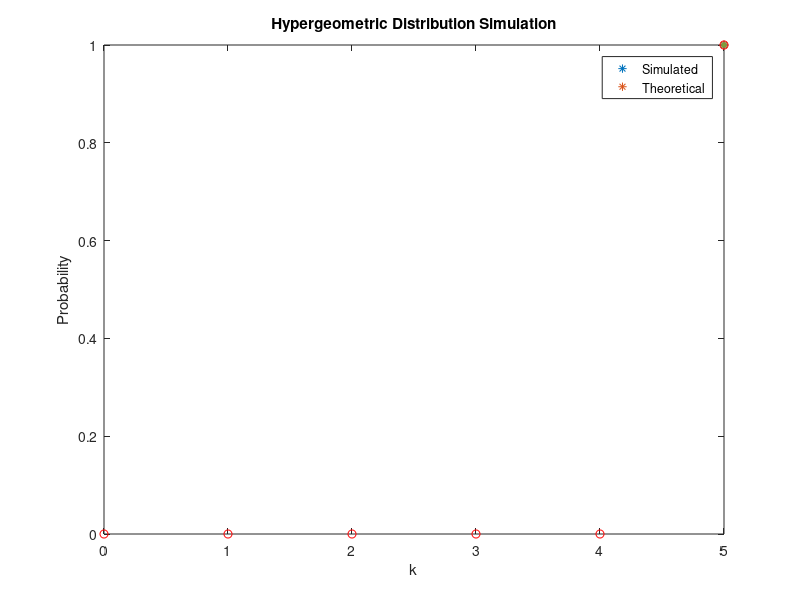

The MATLAB source for this figure:
% rand(size) produces random values that are uniformly distributed over the interval (0, 1).
% randn(size) produces values that follow a Gaussian distribution (bell-shaped curve).
% randi([low, high], size) produces random integers

                %lab4 ex2
% Using a U(0, 1) (standard Uniform) random number generator, generate the common discrete probability distributions:
          #rand

%a. Bernoulli Distribution Bern(p), with parameter p ∈ (0, 1): X( 0 1; 1−p p )
N=input("N= "); #nr of simulations
p=input("probability between 0, 1: ");
U=rand(1, N); #generates n random nr in a uniform distr
X=(U < p);  %creates a logical array (X)
            %where each element is true if the corresponding element in U is less than p, and false otherwise. Essen
U_X=[0 1];  %a vector U_X containing the possible outcomes
n_X=hist(X, length(U_X)); % uses the hist function to calculate the number of occurrences of each outcome in X
rel_freq=n_X/N; %calculates the relative frequencies of each outcome by dividing the counts in n_X by the total number of trials N



%b.  Binomial Distribution Bino(p), with parameters n ∈ IN, p ∈ (0, 1): X
n=input("n= ");#nr of trials
p=input("p= ");#prob of success
N=input("N= ");#nr of simulations
U=rand(n, N); #generates N sets of n random trials
X=sum(U<p);   #counts the nr of successes in each set
k=0:N;
p_k=binopdf(k, N, p); #the theoretical probability mass function
U_X=unique(X);
n_X=hist(X, length(U_X));
rel_freq=n_X/N  #tells you how many of each did you get out of all data -> asta se face cu stelute
clf
plot(U_X, rel_freq, '*', k, p_k, 'ro')



%c. Geometric Distribution Geo(p), with parameter p ∈ (0, 1): X(k; pq^k)k∈IN
p=input("prob of success: ");
N=input("nr of simulations: ");
X=zeros(1, N);  #line vector with N entrys which contains 0
for i=1:N
  X(i)=0;
  while rand>=p #counts the nr of trials needed to achieve a success
    X(i)=X(i)+1;  #in this case success is considered a fail ca ii mai mare ca prob dar ok
  endwhile
endfor
k=0:20;     #represents the possible values of the random variable in the context of a geometric distribution.
            #un vector de la 0 la 20
p_k=geopdf(k, p); #calc the probability mass function (PMF) values for each value in the vector k for a geometric distribution with parameter p
U_X=unique(X);  # a vector containing the counts of occurrences of each unique value in X
n_X=hist(X, length(U_X));
rel_freq=n_X/N  #tells you how many of each did you get out of all data -> asta se face cu stelute
clf
plot(U_X, rel_freq, '*', k, p_k, 'ro')  #circle theoretical, starts are simulated



% d. Pascal Distribution NB(n, p) with parameters n ∈ IN, p ∈ (0, 1): X
n = input("Number of successes n: ");
p = input("Probability of success p: ");
N = input("Number of simulations: ");
X = zeros(1, N);
for i = 1:N       #This loop performs N simulations of a Pascal distribution
    successes = 0;
    trials = 0;     #In each simulation, it keeps generating random trials (using rand)
    while successes < n   #until it accumulates n successes
        if rand <= p
            successes = successes + 1;
        end
        trials = trials + 1;
    end
    X(i) = trials;  #The total number of trials needed for n successes is stored in the vector X for each simulation
end

k = 0:max(X);
p_k = nbinpdf(k, n, p);
U_X = unique(X);
n_X = hist(X, length(U_X));
rel_freq = n_X / N;
clf
plot(U_X, rel_freq, '*', k, p_k, 'ro')  % Circle for theoretical, stars for simulated
xlabel('k');
ylabel('Probability');
title('Pascal (Negative Binomial) Distribution Simulation');
legend('Simulated', 'Theoretical', 'Location', 'NorthEast');



% e. Poisson Distribution Pois(λ) with parameter λ > 0: X
lambda = input("Lambda: ");
N = input("Number of simulations: ");
X = poissrnd(lambda, 1, N);  % Generate random samples from a Poisson distribution

k = 0:max(X);
p_k = poisspdf(k, lambda);
U_X = unique(X);
n_X = hist(X, length(U_X));
rel_freq = n_X / N;
clf
plot(U_X, rel_freq, '*', k, p_k, 'ro')  % Circle for theoretical, stars for simulated
xlabel('k');
ylabel('Probability');
title('Poisson Distribution Simulation');
legend('Simulated', 'Theoretical', 'Location', 'NorthEast');



% f. Discrete Uniform Distribution Unif(a, b) with parameters a and b (a < b): X
a = input("Lower bound a: ");
b = input("Upper bound b: ");
N = input("Number of simulations: ");
X = unidrnd(b - a + 1, 1, N) + a - 1;  % Generate random samples from a discrete uniform distribution

k = a:b;
p_k = 1 / (b - a + 1) * ones(size(k));  % Probability mass function for discrete uniform distribution
U_X = unique(X);
n_X = hist(X, length(U_X));
rel_freq = n_X / N;
clf
plot(U_X, rel_freq, '*', k, p_k, 'ro')  % Circle for theoretical, stars for simulated
xlabel('k');
ylabel('Probability');
title('Discrete Uniform Distribution Simulation');
legend('Simulated', 'Theoretical', 'Location', 'NorthEast');



% g. Hypergeometric Distribution Hypergeo(N, K, n) with parameters N, K, and n (K ≤ N, n ≤ N): X
N = input("Population size N: ");
K = input("Number of success states in the population K: ");
n = input("Number of draws n: ");
M = min(K, n);  % Maximum possible successes
N_trials = input("Number of simulations: ");
X = hygernd(N, K, n, N_trials);  % Generate random samples from a hypergeometric distribution

k = 0:M;
p_k = hygepdf(k, N, K, n);
U_X = unique(X);
n_X = hist(X, length(U_X));
rel_freq = n_X / N_trials;
clf
plot(U_X, rel_freq, '*', k, p_k, 'ro')  % Circle for theoretical, stars for simulated
xlabel('k');
ylabel('Probability');
title('Hypergeometric Distribution Simulation');
legend('Simulated', 'Theoretical', 'Location', 'NorthEast');

